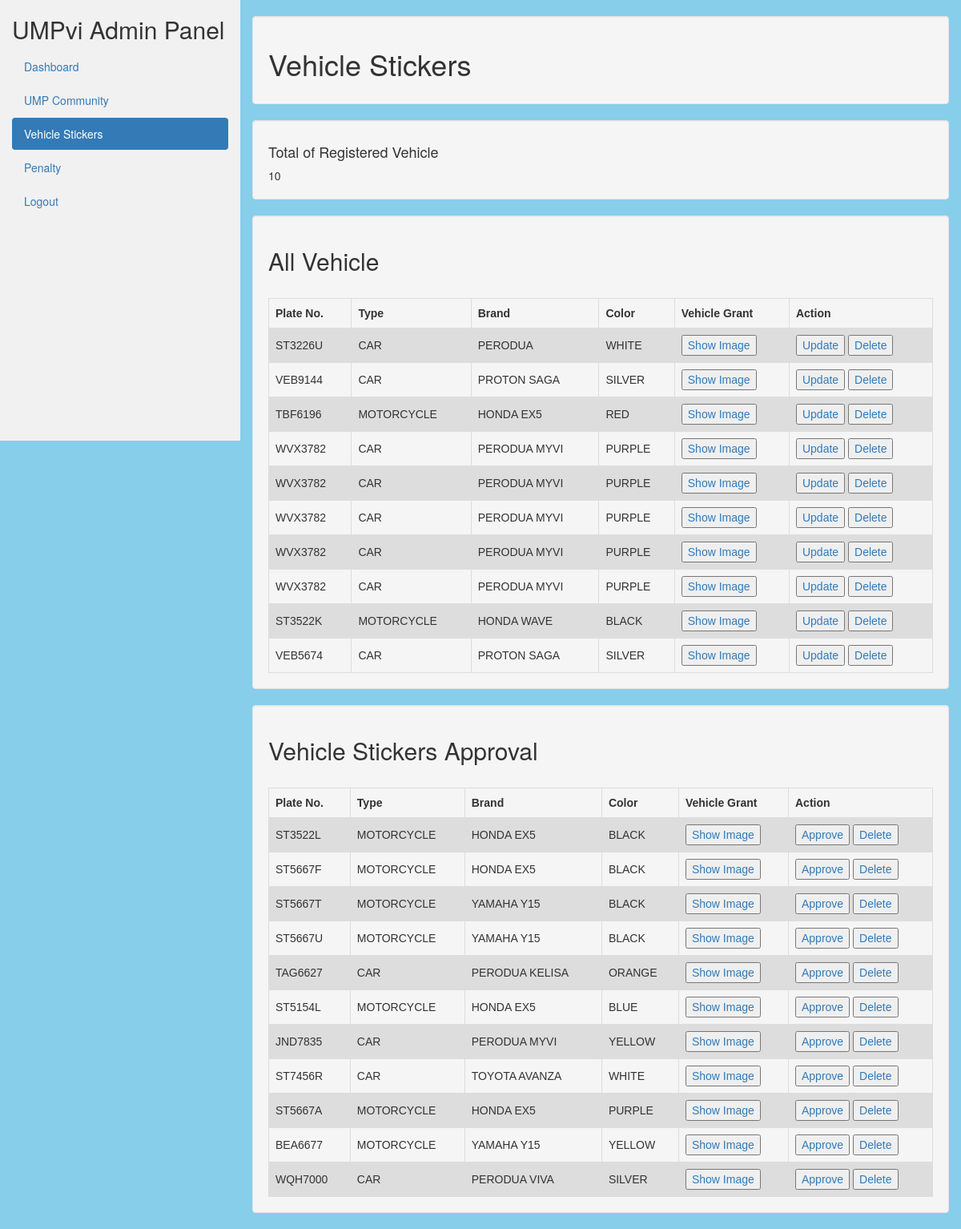
The app's page /adminsticker.php with its own data.
### tables this page shows
CREATE TABLE `vehicle` (
  `VEHICLE_ID` int(11) NOT NULL,
  `VEHICLE_PLATE` varchar(100) NOT NULL,
  `VEHICLE_TYPE` varchar(20) NOT NULL,
  `VEHICLE_BRAND` varchar(100) NOT NULL,
  `VEHICLE_COLOR` varchar(100) NOT NULL,
  `VEHICLE_STATUS` enum('0','1') NOT NULL DEFAULT '0'
);

### adminsticker.php (the view, shortened to what this page needs)
<!DOCTYPE html>
<html lang="en">
<head>
  <link rel="stylesheet" href="https://maxcdn.bootstrapcdn.com/bootstrap/3.4.1/css/bootstrap.min.css">
</head>
<body>
<div class="container-fluid" style="background-color:skyblue ">
  <div class="row content">
    <div class="col-sm-3 sidenav hidden-xs">
      <h2>UMPvi Admin Panel</h2>
      <ul class="nav nav-pills nav-stacked">
		<li><a href="adminhome.php">Dashboard</a></li>
		<li><a href="admincommunity.php">UMP Community</a></li>
		<li class="active"><a href="adminsticker.php">Vehicle Stickers</a></li>
		<li><a href="adminpenalty.php">Penalty</a></li>
		<li><a href="logout.php">Logout</a></li>
      </ul><br>
    </div>
    <br>
	<div class="col-sm-9"   style="background-color:skyblue ">
      <div class="well">
        <h1>Vehicle Stickers</h1>
      </div>
        <div class="col-sm-13">
          <div class="well"  ">
            <h4>Total of Registered Vehicle</h4>
			<?php
			include("database/config.php");
			$sql = "SELECT * FROM vehicle WHERE VEHICLE_STATUS = '1'";
			$mysqliStatus = $link->query($sql);
			$rows_count_value = mysqli_num_rows($mysqliStatus);
			echo "". $rows_count_value;
		 	?>
          </div>
        </div>
        <div class="col-sm-13">
          <div class="well">
		  <h2>All Vehicle</h2><br>
		  <table>
				<tr>
					<th>Plate No.</th>
					<th>Type</th>
					<th>Brand</th>
                    <th>Color</th>
                    <th>Vehicle Grant</th>
                    <th>Action</th>
				</tr>
            <?php
				$query = "SELECT * FROM vehicle WHERE VEHICLE_STATUS = '1'";
				$result = mysqli_query($link,$query);
				if (mysqli_num_rows($result) > 0){
					while($row = mysqli_fetch_array($result)){
					$VEHICLE_PLATE = $row["VEHICLE_PLATE"];
					$VEHICLE_TYPE = $row["VEHICLE_TYPE"];
					$VEHICLE_BRAND = $row["VEHICLE_BRAND"];
					$VEHICLE_COLOR = $row["VEHICLE_COLOR"];
					echo "<tr>
					<td>" . $VEHICLE_PLATE. "</td>
					<td>" . $VEHICLE_TYPE. "</td>
					<td>" . $VEHICLE_BRAND. "</td>
                    <td>" . $VEHICLE_COLOR. "</td>
                    <td><button><a href=images/>Show Image</a></button></td>
					<td><button><a href=adminupdatevehicle.php?id=".$row['VEHICLE_ID'].">Update</a></button>
					<button><a href=deletevehicle.php?id=".$row['VEHICLE_ID'].">Delete</a></button></td>";
					}
				}else{
					echo "<tr>
					<td colspan=6>
					0 results
					</td>
					</tr>";
				}
				?>
				</table>
          </div>
		  <div class="col-sm-13">
          <div class="well">
		  <h2>Vehicle Stickers Approval</h2><br>
		  	<table>
				<tr>
					<th>Plate No.</th>
					<th>Type</th>
					<th>Brand</th>
					<th>Color</th>
					<th>Vehicle Grant</th>
					<th>Action</th>
				</tr>
            <?php
				$query = "SELECT * FROM vehicle WHERE VEHICLE_STATUS = '0'";
				$result = mysqli_query($link,$query);
				if (mysqli_num_rows($result) > 0){
					while($row = mysqli_fetch_array($result)){
					$VEHICLE_PLATE = $row["VEHICLE_PLATE"];
					$VEHICLE_TYPE = $row["VEHICLE_TYPE"];
					$VEHICLE_BRAND = $row["VEHICLE_BRAND"];
					$VEHICLE_COLOR = $row["VEHICLE_COLOR"];
					echo "<tr>
					<td>" . $VEHICLE_PLATE. "</td>
					<td>" . $VEHICLE_TYPE. "</td>
					<td>" . $VEHICLE_BRAND. "</td>
                    <td>" . $VEHICLE_COLOR. "</td>
                    <td><button><a href=images/>Show Image</a></button></td>
					<td><button><a href=approvesticker.php?id=".$row['VEHICLE_ID'].">Approve</a></button>
					<button><a href=deletevehicle.php?id=".$row['VEHICLE_ID'].">Delete</a></button></td>";
					}
				}else{
					echo "<tr>
					<td colspan=6>
					No result
					</td>
					</tr>";
				}
				?>
				</table>
          </div>
    </div>
        </div>
      </div>
    </div>
  </div>
</body>
</html>

### adminsticker.php (style rules this page uses)
.row.content { height: 550px }
.sidenav { background-color: #f1f1f1; height: 100%; }
table { font-family: arial, sans-serif; border-collapse: collapse; width: 100%; }
td, th { border: 1px solid #dddddd; text-align: left; padding: 8px; }
tr:nth-child(even) { background-color: #dddddd; }

### records on screen
vehicle: VEHICLE_PLATE "ST3226U", VEHICLE_TYPE "CAR", VEHICLE_BRAND "PERODUA", VEHICLE_COLOR "WHITE"
vehicle: VEHICLE_PLATE "VEB9144", VEHICLE_TYPE "CAR", VEHICLE_BRAND "PROTON SAGA", VEHICLE_COLOR "SILVER"
vehicle: VEHICLE_PLATE "TBF6196", VEHICLE_TYPE "MOTORCYCLE", VEHICLE_BRAND "HONDA EX5", VEHICLE_COLOR "RED"
vehicle: VEHICLE_PLATE "WVX3782", VEHICLE_TYPE "CAR", VEHICLE_BRAND "PERODUA MYVI", VEHICLE_COLOR "PURPLE"
vehicle: VEHICLE_PLATE "WVX3782", VEHICLE_TYPE "CAR", VEHICLE_BRAND "PERODUA MYVI", VEHICLE_COLOR "PURPLE"
vehicle: VEHICLE_PLATE "WVX3782", VEHICLE_TYPE "CAR", VEHICLE_BRAND "PERODUA MYVI", VEHICLE_COLOR "PURPLE"
vehicle: VEHICLE_PLATE "WVX3782", VEHICLE_TYPE "CAR", VEHICLE_BRAND "PERODUA MYVI", VEHICLE_COLOR "PURPLE"
vehicle: VEHICLE_PLATE "WVX3782", VEHICLE_TYPE "CAR", VEHICLE_BRAND "PERODUA MYVI", VEHICLE_COLOR "PURPLE"
vehicle: VEHICLE_PLATE "ST3522K", VEHICLE_TYPE "MOTORCYCLE", VEHICLE_BRAND "HONDA WAVE", VEHICLE_COLOR "BLACK"
vehicle: VEHICLE_PLATE "VEB5674", VEHICLE_TYPE "CAR", VEHICLE_BRAND "PROTON SAGA", VEHICLE_COLOR "SILVER"
vehicle: VEHICLE_PLATE "ST3522L", VEHICLE_TYPE "MOTORCYCLE", VEHICLE_BRAND "HONDA EX5", VEHICLE_COLOR "BLACK"
vehicle: VEHICLE_PLATE "ST5667F", VEHICLE_TYPE "MOTORCYCLE", VEHICLE_BRAND "HONDA EX5", VEHICLE_COLOR "BLACK"
vehicle: VEHICLE_PLATE "ST5667T", VEHICLE_TYPE "MOTORCYCLE", VEHICLE_BRAND "YAMAHA Y15", VEHICLE_COLOR "BLACK"
vehicle: VEHICLE_PLATE "ST5667U", VEHICLE_TYPE "MOTORCYCLE", VEHICLE_BRAND "YAMAHA Y15", VEHICLE_COLOR "BLACK"
vehicle: VEHICLE_PLATE "TAG6627", VEHICLE_TYPE "CAR", VEHICLE_BRAND "PERODUA KELISA", VEHICLE_COLOR "ORANGE"
vehicle: VEHICLE_PLATE "ST5154L", VEHICLE_TYPE "MOTORCYCLE", VEHICLE_BRAND "HONDA EX5", VEHICLE_COLOR "BLUE"
vehicle: VEHICLE_PLATE "JND7835", VEHICLE_TYPE "CAR", VEHICLE_BRAND "PERODUA MYVI", VEHICLE_COLOR "YELLOW"
vehicle: VEHICLE_PLATE "ST7456R", VEHICLE_TYPE "CAR", VEHICLE_BRAND "TOYOTA AVANZA", VEHICLE_COLOR "WHITE"
vehicle: VEHICLE_PLATE "ST5667A", VEHICLE_TYPE "MOTORCYCLE", VEHICLE_BRAND "HONDA EX5", VEHICLE_COLOR "PURPLE"
vehicle: VEHICLE_PLATE "BEA6677", VEHICLE_TYPE "MOTORCYCLE", VEHICLE_BRAND "YAMAHA Y15", VEHICLE_COLOR "YELLOW"
vehicle: VEHICLE_PLATE "WQH7000", VEHICLE_TYPE "CAR", VEHICLE_BRAND "PERODUA VIVA", VEHICLE_COLOR "SILVER"

### other values on screen
$rows_count_value "10"
